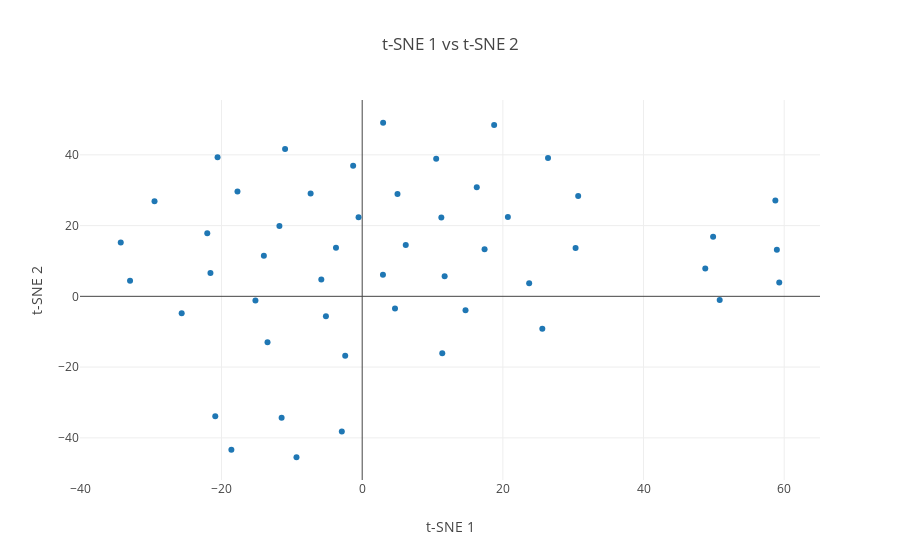

The code cell stored with this chart in its notebook:
### Code cell
py.iplot(fig)

### Figure 1 — Plotly figure (JSON) as saved in the notebook; plotly's stock layout.template omitted (floating-point values rounded to 4 significant figures)
{"data": [{"mode": "markers", "text": ["The", "whole", "group", "laughed.", "Mr.", "Brunner", "stopped", "his", "story.", "\"Mr.", "Jackson,\"", "he", "said,", "\"did", "you", "have", "a", "comment?\"", "My", "face", "was", "totally", "red.", "I", "said,", "\"No,", "sir.\"", "Mr.", "Brunner", "pointed", "to", "one", "of", "the", "pictures", "on", "the", "stele.", "\"Perhaps", "you'll", "tell", "us", "what", "this", "picture", "represents?\"", "I", "looked", "at", "the", "carving,", "and", "felt", "a", "flush", "of", "relief,", "because", "I", "actually", "recognized", "it.", "\"That's", "Kronos", "eating", "his", "kids,", "right?"], "type": "scatter", "uid": "6b19e7c0-d2d6-11e8-8004-485ab6c9156c", "x": [16.29, -20.89, 26.42, -18.6, -11.46, 10.52, -9.344, 11.39, -5.157, 11.72, -7.335, 6.192, 23.74, 50.83, -34.33, 5.017, -33.01, 30.34, 4.664, -25.67, -13.98, 58.96, -20.56, -22.03, -29.53, -10.96, 2.951, 58.74, -2.896, 59.3, -0.517, -15.18, 49.89, -2.415, -1.287, -11.77, -5.814, 2.973, 11.25, 18.76, 14.69, 25.61, -3.727, 17.4, 20.71, 30.71, -21.58, 48.78, -13.46, -17.73], "y": [30.83, -33.89, 39.11, -43.38, -34.33, 38.91, -45.48, -16.09, -5.621, 5.679, 29.1, 14.52, 3.725, -1.003, 15.21, 28.93, 4.388, 13.67, -3.464, -4.747, 11.49, 13.15, 39.32, 17.86, 26.9, 41.66, 6.103, 27.07, -38.24, 3.901, 22.38, -1.204, 16.84, -16.76, 36.93, 19.85, 4.745, 49.07, 22.28, 48.42, -3.899, -9.134, 13.75, 13.29, 22.43, 28.34, 6.6, 7.892, -12.96, 29.64]}], "layout": {"hovermode": "closest", "title": "t-SNE 1 vs t-SNE 2", "xaxis": {"title": "t-SNE 1"}, "yaxis": {"title": "t-SNE 2"}}}
